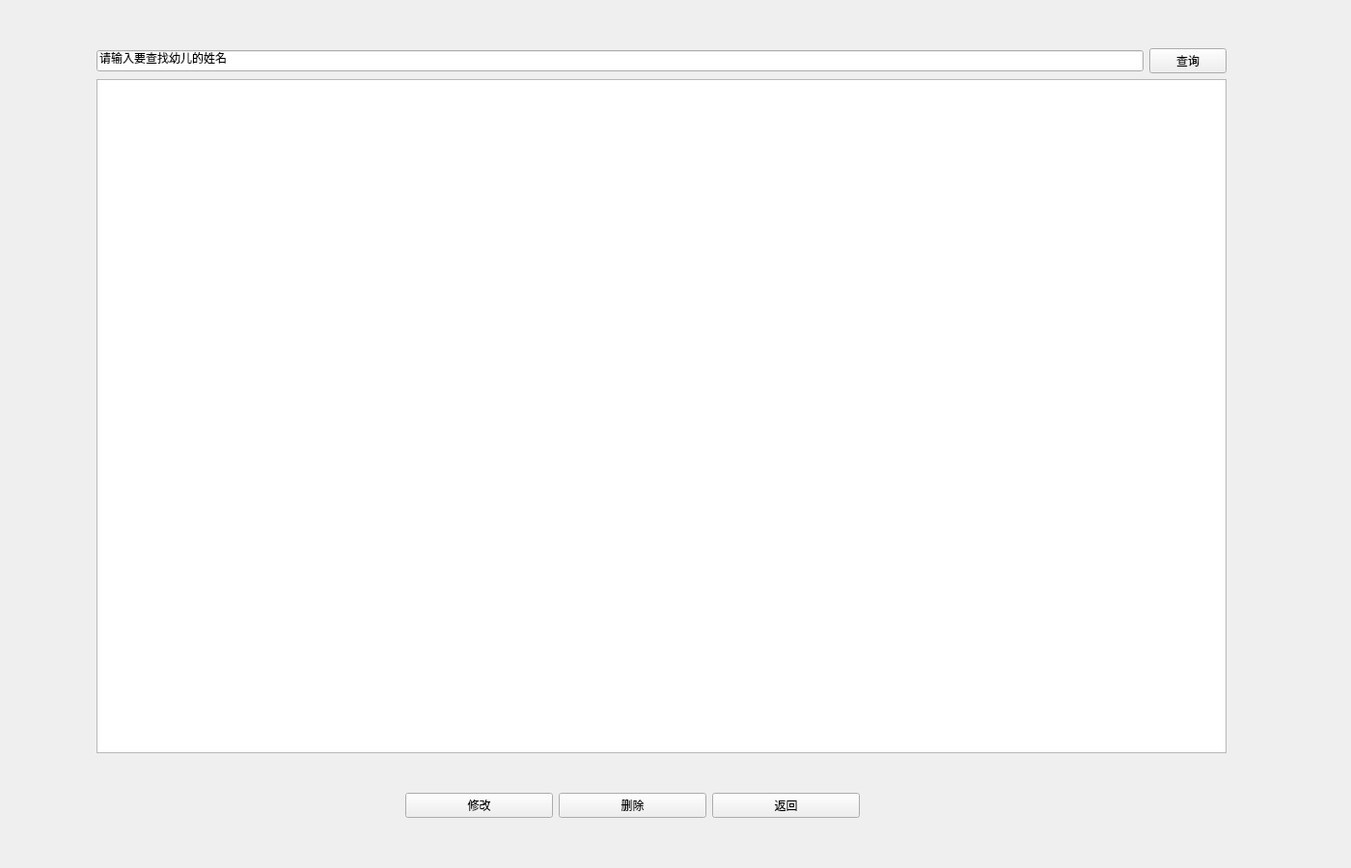
<?xml version="1.0" encoding="UTF-8"?>
<ui version="4.0">
 <class>StuChange</class>
 <widget class="QWidget" name="StuChange">
  <property name="geometry">
   <rect>
    <x>0</x>
    <y>0</y>
    <width>1400</width>
    <height>900</height>
   </rect>
  </property>
  <property name="windowTitle">
   <string>学籍管理系统</string>
  </property>
  <widget class="QWidget" name="">
   <property name="geometry">
    <rect>
     <x>100</x>
     <y>50</y>
     <width>1171</width>
     <height>731</height>
    </rect>
   </property>
   <layout class="QGridLayout" name="gridLayout">
    <item row="0" column="0">
     <widget class="QLineEdit" name="lineEdit">
      <property name="text">
       <string>请输入要查找幼儿的姓名</string>
      </property>
     </widget>
    </item>
    <item row="0" column="1">
     <widget class="PrimaryPushButton" name="queryButton">
      <property name="text">
       <string>查询</string>
      </property>
     </widget>
    </item>
    <item row="1" column="0" colspan="2">
     <widget class="TableWidget" name="TableWidget"/>
    </item>
   </layout>
  </widget>
  <widget class="QWidget" name="">
   <property name="geometry">
    <rect>
     <x>420</x>
     <y>810</y>
     <width>471</width>
     <height>51</height>
    </rect>
   </property>
   <layout class="QHBoxLayout" name="horizontalLayout">
    <item>
     <widget class="PrimaryPushButton" name="changeButton">
      <property name="text">
       <string>修改</string>
      </property>
     </widget>
    </item>
    <item>
     <widget class="PrimaryPushButton" name="deleteButton">
      <property name="text">
       <string>删除</string>
      </property>
     </widget>
    </item>
    <item>
     <widget class="PrimaryPushButton" name="returnButton">
      <property name="text">
       <string>返回</string>
      </property>
     </widget>
    </item>
   </layout>
  </widget>
 </widget>
 <customwidgets>
  <customwidget>
   <class>PushButton</class>
   <extends>QPushButton</extends>
   <header>qfluentwidgets</header>
  </customwidget>
  <customwidget>
   <class>PrimaryPushButton</class>
   <extends>PushButton</extends>
   <header>qfluentwidgets</header>
  </customwidget>
  <customwidget>
   <class>TableWidget</class>
   <extends>QTableWidget</extends>
   <header>qfluentwidgets</header>
  </customwidget>
 </customwidgets>
 <resources/>
 <connections/>
</ui>
